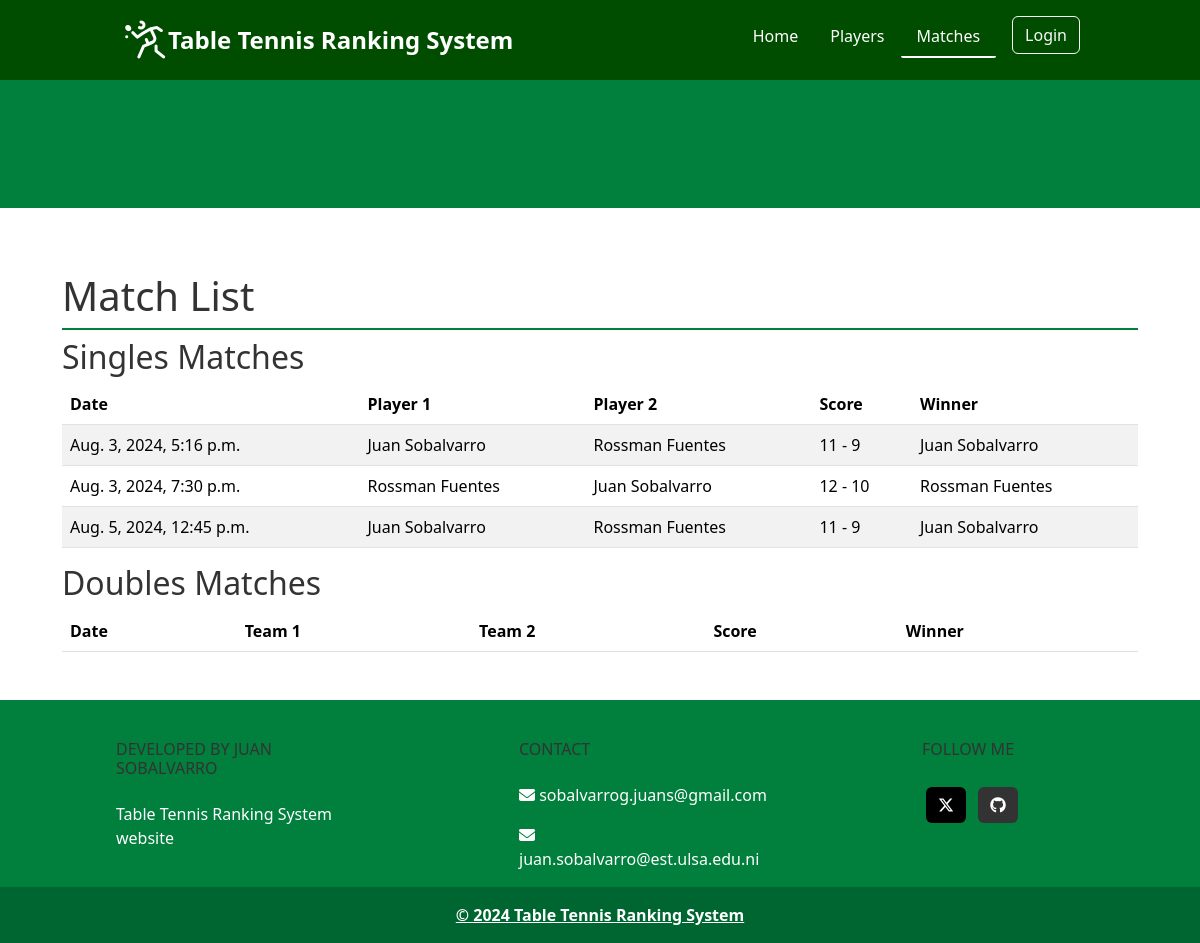
The page /matches/ on the database its author committed.
### matches/models.py (models this page shows, shortened)
class SinglesMatch(models.Model):
    date = models.DateTimeField()
    player1 = models.ForeignKey(Player, related_name='singles_matches_as_player1', on_delete=models.CASCADE)
    player2 = models.ForeignKey(Player, related_name='singles_matches_as_player2', on_delete=models.CASCADE)
    player1_score = models.IntegerField(default=0)
    player2_score = models.IntegerField(default=0)
    winner = models.ForeignKey(Player, related_name='singles_matches_won', on_delete=models.CASCADE, null=True,
                               blank=True)
    @property
    def score(self) -> str:
        return f"{self.player1_score} - {self.player2_score}"

### players/models.py (models this page shows, shortened)
class Player(models.Model):
    first_name = models.CharField(max_length=100)
    last_name = models.CharField(max_length=100)
    alias = models.CharField(max_length=100, null=True, blank=True)
    gender = models.CharField(max_length=100, null=False, blank=True, choices=GENDER_CHOICES)
    date_of_birth = models.DateField(null=True, blank=True)
    nationality = models.CharField(max_length=2, choices=COUNTRY_CHOICES)
    ranking = models.IntegerField(default=0, blank=True)
    photo = models.ImageField(upload_to=get_image_upload_path, blank=True, null=True)
    def __str__(self):
        return f"{self.first_name} {self.last_name}"

### matches/views.py (the view)
# urls.py: path('matches/', views.match_list, name='match_list'),
def match_list(request):
    singles_matches = SinglesMatch.objects.all()
    doubles_matches = DoublesMatch.objects.all()
    return render(request, 'matches/match_list.html', {
        'singles_matches': singles_matches,
        'doubles_matches': doubles_matches,
    })

### matches/templates/matches/match_list.html (shortened to what this page needs)
{% extends 'core/base.html' %}
{% block content %}
<h1>Match List</h1>
<h2>Singles Matches</h2>
<table class="table table-striped">
    <thead>
        <tr>
            <th>Date</th>
            <th>Player 1</th>
            <th>Player 2</th>
            <th>Score</th>
            <th>Winner</th>
        </tr>
    </thead>
    <tbody>
        {% for match in singles_matches %}
        <tr>
            <td>{{ match.date }}</td>
            <td>{{ match.player1 }}</td>
            <td>{{ match.player2 }}</td>
            <td>{{ match.score }}</td>
            <td>{{ match.winner }}</td>
        </tr>
        {% endfor %}
    </tbody>
</table>
<h2>Doubles Matches</h2>
<table class="table table-striped">
    <thead>
        <tr>
            <th>Date</th>
            <th>Team 1</th>
            <th>Team 2</th>
            <th>Score</th>
            <th>Winner</th>
        </tr>
    </thead>
</table>
{% endblock %}

### core/templates/core/base.html (shortened to what this page needs)
<!DOCTYPE html>
<html lang="en" xmlns="http://www.w3.org/1999/html">
<head>
    {% load static %}
    <link rel="stylesheet" href="https://cdnjs.cloudflare.com/ajax/libs/font-awesome/6.4.2/css/all.min.css"/>
    <link href="https://cdn.jsdelivr.net/npm/bootstrap@5.3.3/dist/css/bootstrap.min.css" rel="stylesheet">
    <link rel="stylesheet" href="{% static 'core/css/styles.css' %}">
</head>
<body>
    <header class="d-flex flex-wrap justify-content-center py-3" id="nav-header" style="padding-left: 10%; padding-right: 10%;">
        <a href="{% url 'home' %}" class="d-flex align-items-center mb-3 mb-md-0 me-md-auto link-body-emphasis text-decoration-none">
            <img src="{% static 'core/images/logo-white-48.png' %}" alt="" height="48"/>
            <span class="fs-4 text-white">Table Tennis Ranking System</span>
        </a>
        <ul class="nav">
            <li class="nav-item"><a href="{% url 'home' %}" class="nav-link" aria-current="page">Home</a></li>
            <li class="nav-item"><a href="{% url 'player_list' %}" class="nav-link">Players</a></li>
            <li class="nav-item"><a href="{% url 'match_list' %}" class="nav-link">Matches</a></li>
            <li class="nav-item ms-3">
                <a href="{% url 'admin_panel:login' %}" class="btn btn-outline-light">Login</a>
            </li>
        </ul>
    </header>
    <header class="hero-section">
        <div class="container">
        </div>
    </header>
    <main role="main" class="container">
        {% block content %}{% endblock %}
    </main>
    <footer class="footer text-center text-lg-start text-white">
        <div class="container p-4 pb-0">
            <section>
                <div class="row">
                    <div class="col-md-3 col-lg-3 col-xl-3 mx-auto mt-3">
                        <h6 class="text-uppercase mb-4 font-weight-bold">Developed by Juan Sobalvarro</h6>
                        <p>Table Tennis Ranking System website</p>
                    </div>
                    <div class="col-md-4 col-lg-3 col-xl-3 mx-auto mt-3">
                        <h6 class="text-uppercase mb-4 font-weight-bold">Contact</h6>
                        <p><i class="fas fa-envelope mr-3"></i> sobalvarrog.juans@gmail.com</p>
                        <p><i class="fas fa-envelope mr-3"></i> juan.sobalvarro@est.ulsa.edu.ni</p>
                    </div>
                    <div class="col-md-3 col-lg-2 col-xl-2 mx-auto mt-3">
                        <h6 class="text-uppercase mb-4 font-weight-bold">Follow me</h6>
                        <a class="btn btn-primary btn-floating m-1" style="background-color: #000000" href="https://x.com/JuanSobalvarroG" role="button"><i class="fa-brands fa-x-twitter"></i></a>
                        <a class="btn btn-primary btn-floating m-1" style="background-color: #333333" href="https://github.com/JuanSobalvarro" role="button"><i class="fa-brands fa-github"></i></a>
                    </div>
                </div>
            </section>
        </div>
        <div class="text-center p-3" style="background-color: rgba(0, 0, 0, 0.2)">
            <a class="text-white" href="https://github.com/JuanSobalvarro/tt-ranking-system">© 2024 Table Tennis Ranking System</a>
        </div>
    </footer>
</body>
</html>

### core/static/core/css/styles.css (style rules this page uses)
:root { --primary-color: #007f3d; --secondary-color: #004d00; --accent-color: #ffffff; --text-color: #333333; --border-color: #e0e0e0; }
header { background-color: var(--primary-color); color: var(--accent-color); }
.footer { background-color: var(--primary-color); color: var(--accent-color); text-align: center; bottom: 0; width: 100%; margin-bottom: 0; }
.nav-link { color: var(--accent-color); }
.nav-link.active { border-bottom: 2px solid; color: var(--accent-color); border-radius: 2px; }
.hero-section { background: var(--primary-color); color: var(--accent-color); padding: 2rem 0; text-align: center; margin-bottom: 2rem; }
main { padding: 2rem; margin-bottom: 4rem; }
.container { margin: auto; padding: 2rem; }
h1, h2, h3, h4, h5, h6 { color: var(--text-color); margin-top: 0; }
h1 { border-bottom: 2px solid var(--primary-color); padding-bottom: 0.5rem; }
.btn-primary { background-color: var(--primary-color); border: none; color: var(--accent-color); }
a { color: var(--primary-color); font-weight: bold; }
#nav-header { background-color: var(--secondary-color); }
.text-white { color: #FFFFFF; }

### rows shown on the page
SinglesMatch: date "Aug. 3, 2024, 5:16 p.m.", player1 "Juan Sobalvarro", player2 "Rossman Fuentes", score "11 - 9", winner "Juan Sobalvarro"
SinglesMatch: date "Aug. 3, 2024, 7:30 p.m.", player1 "Rossman Fuentes", player2 "Juan Sobalvarro", score "12 - 10", winner "Rossman Fuentes"
SinglesMatch: date "Aug. 5, 2024, 12:45 p.m.", player1 "Juan Sobalvarro", player2 "Rossman Fuentes", score "11 - 9", winner "Juan Sobalvarro"
